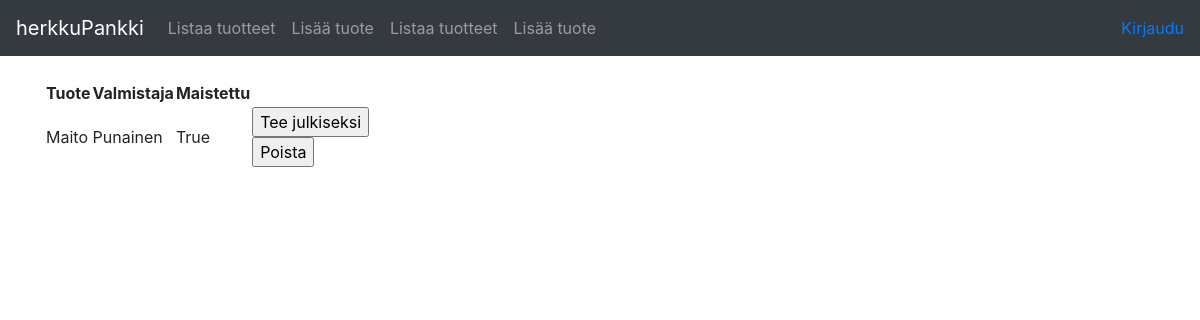
/products/, run on an earlier commit of the app's database.
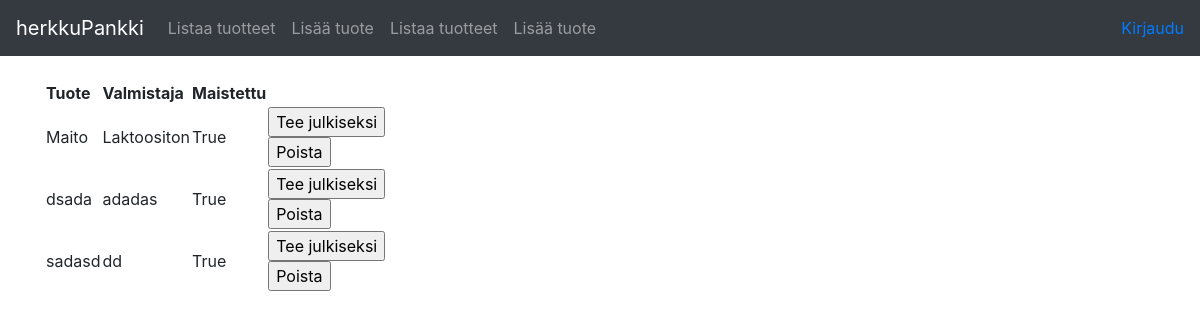
And on a later commit of the database.
### application/products/models.py (models this page shows, shortened)
class Product(Base):
    name = db.Column(db.String(144), nullable=False)
    producer = db.Column(db.String(144), nullable=False)
    public = db.Column(db.Boolean, nullable=False)
    account_id = db.Column(db.Integer, db.ForeignKey('account.id'), nullable=False)

### application/products/views.py (the view)
@app.route("/products/", methods=["GET"])
def products_index():
    return render_template("products/list.html", products = Product.query.all())

### application/templates/products/list.html
{% extends "layout.html" %}
{% block body %}
  <table>
    <tr>
      <th>Tuote</th>
      <th>Valmistaja</th>
      <th>Maistettu</th>
      <th></th>
    </tr>
    {% for product in products %}
    <tr>
      <td>{{ product.name }}</td>
      <td>{{ product.producer }}</td>
      <td>{{ product.public }}</td>
      <td>
	<form method="POST" action="{{ url_for('products_set_public', product_id=product.id) }}">
    <input type="submit" value="Tee julkiseksi"/>
  </form>
  <form method="POST" action="{{ url_for('product_remove', product_id=product.id) }}">
      <input type="submit" value="Poista"/>
  </form>
      </td>
    </tr>
    {% endfor %}
  </table>
{% endblock %}

### application/templates/layout.html (shortened to what this page needs)
<!DOCTYPE html>
<html>
  <head>
    <link rel="stylesheet" href="https://maxcdn.bootstrapcdn.com/bootstrap/4.0.0/css/bootstrap.min.css">
  </head>
  <body>
    <nav class="navbar navbar-expand-md navbar-dark bg-dark mb-4">
<a class="navbar-brand" href="#">herkkuPankki</a>
<div class="collapse navbar-collapse" id="navbarCollapse">
        <ul class="navbar-nav mr-auto">
          <li class="nav-item">
            <a class="nav-link" href="{{ url_for('products_index') }} ">Listaa tuotteet</a>
          </li>
          <li class="nav-item">
            <a class="nav-link" href="{{ url_for('products_form') }} ">Lisää tuote</a>
          </li>
          <li class="nav-item">
              <a class="nav-link" href="{{ url_for('reviews_index') }} ">Listaa tuotteet</a>
            </li>
            <li class="nav-item">
              <a class="nav-link" href="{{ url_for('reviews_form') }} ">Lisää tuote</a>
        </ul>
        <div class="form-inline mt-2 mt-md-0">
    {% if current_user.is_authenticated %}
    <a href="{{ url_for('auth_logout') }}">{{ current_user.name }} -- Kirjaudu ulos</a>
    {% else %}
    <a href="{{ url_for('auth_login') }}">Kirjaudu</a>
    {% endif %}
        </div>
</div>
    </nav>
    <main role="main" class="container">
{% block body %}{% endblock %}
    </main>
  </body>
</html>

What changed in the data, as far as the page shows it:
changed Product "Maito": producer "Punainen" → "Laktoositon"
added Product: name "dsada", producer "adadas", public "True"
added Product: name "sadasd", producer "dd", public "True"
